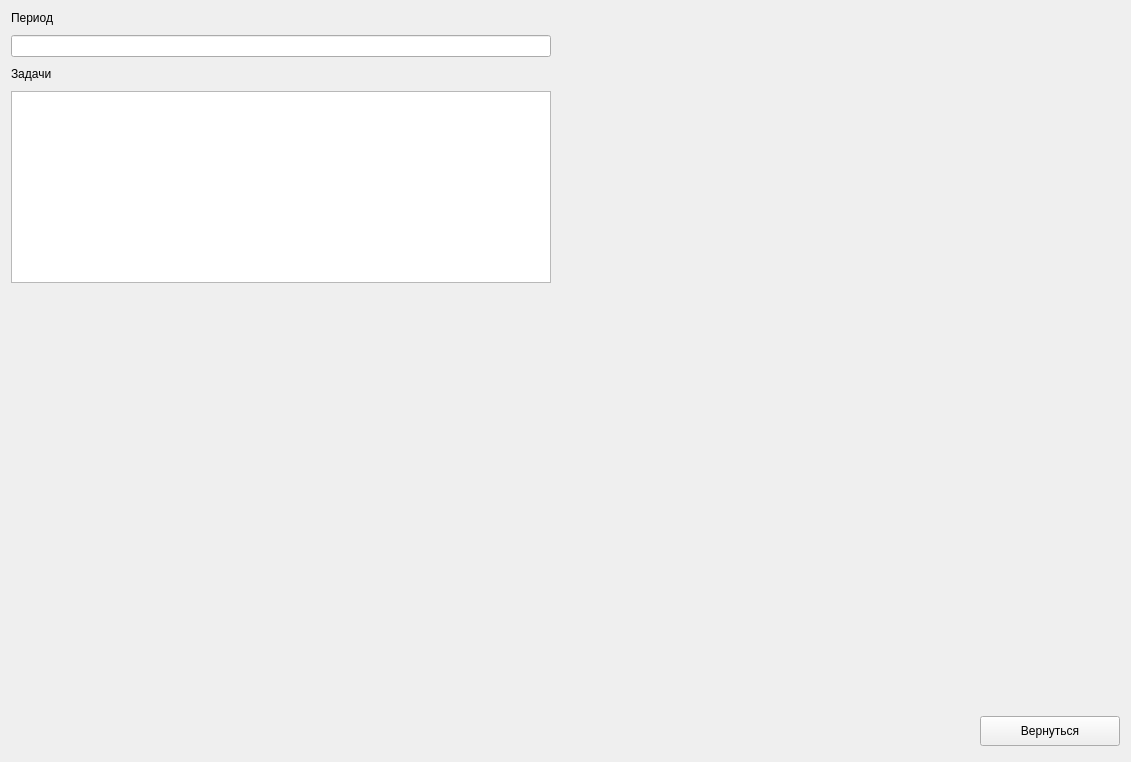
          <widget class="QWidget" name="pageUserPr">
           <layout class="QGridLayout" name="gridLayout_42">
            <item row="0" column="0">
             <layout class="QVBoxLayout" name="verticalLayout_25">
              <property name="spacing">
               <number>10</number>
              </property>
              <item>
               <widget class="QLabel" name="label_84">
                <property name="text">
                 <string>Период</string>
                </property>
               </widget>
              </item>
              <item>
               <widget class="QLineEdit" name="dateLinePrTask"/>
              </item>
              <item>
               <widget class="QLabel" name="label_86">
                <property name="text">
                 <string>Задачи</string>
                </property>
               </widget>
              </item>
              <item>
               <widget class="QTextEdit" name="taskEditPr"/>
              </item>
             </layout>
            </item>
            <item row="0" column="1">
             <spacer name="horizontalSpacer_41">
              <property name="orientation">
               <enum>Qt::Horizontal</enum>
              </property>
              <property name="sizeHint" stdset="0">
               <size>
                <width>563</width>
                <height>20</height>
               </size>
              </property>
             </spacer>
            </item>
            <item row="1" column="0">
             <spacer name="verticalSpacer_27">
              <property name="orientation">
               <enum>Qt::Vertical</enum>
              </property>
              <property name="sizeType">
               <enum>QSizePolicy::Expanding</enum>
              </property>
              <property name="sizeHint" stdset="0">
               <size>
                <width>540</width>
                <height>422</height>
               </size>
              </property>
             </spacer>
            </item>
            <item row="2" column="0" colspan="2">
             <widget class="QWidget" name="widget_26" native="true">
              <property name="sizePolicy">
               <sizepolicy hsizetype="Expanding" vsizetype="Expanding">
                <horstretch>0</horstretch>
                <verstretch>0</verstretch>
               </sizepolicy>
              </property>
              <property name="minimumSize">
               <size>
                <width>0</width>
                <height>40</height>
               </size>
              </property>
              <property name="maximumSize">
               <size>
                <width>16777215</width>
                <height>40</height>
               </size>
              </property>
              <layout class="QHBoxLayout" name="horizontalLayout_24">
               <property name="spacing">
                <number>0</number>
               </property>
               <property name="leftMargin">
                <number>0</number>
               </property>
               <property name="topMargin">
                <number>0</number>
               </property>
               <property name="rightMargin">
                <number>0</number>
               </property>
               <property name="bottomMargin">
                <number>0</number>
               </property>
               <item>
                <spacer name="horizontalSpacer_42">
                 <property name="orientation">
                  <enum>Qt::Horizontal</enum>
                 </property>
                 <property name="sizeHint" stdset="0">
                  <size>
                   <width>809</width>
                   <height>20</height>
                  </size>
                 </property>
                </spacer>
               </item>
               <item>
                <widget class="QPushButton" name="backTaskPrBtn">
                 <property name="minimumSize">
                  <size>
                   <width>140</width>
                   <height>30</height>
                  </size>
                 </property>
                 <property name="maximumSize">
                  <size>
                   <width>140</width>
                   <height>30</height>
                  </size>
                 </property>
                 <property name="text">
                  <string>Вернуться</string>
                 </property>
                 <property name="icon">
                  <iconset resource="resource.qrc">
                   <normaloff>:/icon/icon/free-icon-back-2644908.png</normaloff>:/icon/icon/free-icon-back-2644908.png</iconset>
                 </property>
                 <property name="iconSize">
                  <size>
                   <width>20</width>
                   <height>20</height>
                  </size>
                 </property>
                </widget>
               </item>
              </layout>
             </widget>
            </item>
           </layout>
          </widget>
